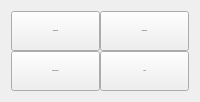
            <widget class="QFrame" name="frame">
             <property name="sizePolicy">
              <sizepolicy hsizetype="Preferred" vsizetype="Minimum">
               <horstretch>0</horstretch>
               <verstretch>0</verstretch>
              </sizepolicy>
             </property>
             <layout class="QGridLayout" name="widget_graph_visualizer_scroll_area_2_contents_grid_layout_1">
              <property name="spacing">
               <number>0</number>
              </property>
              <item row="0" column="0">
               <widget class="QPushButton" name="pg2_load_preset_btn">
                <property name="sizePolicy">
                 <sizepolicy hsizetype="Minimum" vsizetype="Maximum">
                  <horstretch>0</horstretch>
                  <verstretch>0</verstretch>
                 </sizepolicy>
                </property>
                <property name="minimumSize">
                 <size>
                  <width>50</width>
                  <height>40</height>
                 </size>
                </property>
                <property name="font">
                 <font>
                  <pointsize>-1</pointsize>
                 </font>
                </property>
                <property name="text">
                 <string>Load Preset</string>
                </property>
               </widget>
              </item>
              <item row="0" column="1">
               <widget class="QPushButton" name="pg2_save_preset_btn">
                <property name="sizePolicy">
                 <sizepolicy hsizetype="Minimum" vsizetype="Maximum">
                  <horstretch>0</horstretch>
                  <verstretch>0</verstretch>
                 </sizepolicy>
                </property>
                <property name="minimumSize">
                 <size>
                  <width>50</width>
                  <height>40</height>
                 </size>
                </property>
                <property name="font">
                 <font>
                  <pointsize>-1</pointsize>
                 </font>
                </property>
                <property name="text">
                 <string>Save Preset</string>
                </property>
               </widget>
              </item>
              <item row="1" column="0">
               <widget class="QPushButton" name="pg2_save_as_preset_btn">
                <property name="sizePolicy">
                 <sizepolicy hsizetype="Minimum" vsizetype="Maximum">
                  <horstretch>0</horstretch>
                  <verstretch>0</verstretch>
                 </sizepolicy>
                </property>
                <property name="minimumSize">
                 <size>
                  <width>50</width>
                  <height>40</height>
                 </size>
                </property>
                <property name="font">
                 <font>
                  <pointsize>-1</pointsize>
                 </font>
                </property>
                <property name="text">
                 <string>Save Preset As</string>
                </property>
               </widget>
              </item>
              <item row="1" column="1">
               <widget class="QPushButton" name="pg2_clear_preset_btn">
                <property name="sizePolicy">
                 <sizepolicy hsizetype="Minimum" vsizetype="Maximum">
                  <horstretch>0</horstretch>
                  <verstretch>0</verstretch>
                 </sizepolicy>
                </property>
                <property name="minimumSize">
                 <size>
                  <width>50</width>
                  <height>40</height>
                 </size>
                </property>
                <property name="font">
                 <font>
                  <pointsize>-1</pointsize>
                 </font>
                </property>
                <property name="text">
                 <string>Clear</string>
                </property>
               </widget>
              </item>
             </layout>
            </widget>
